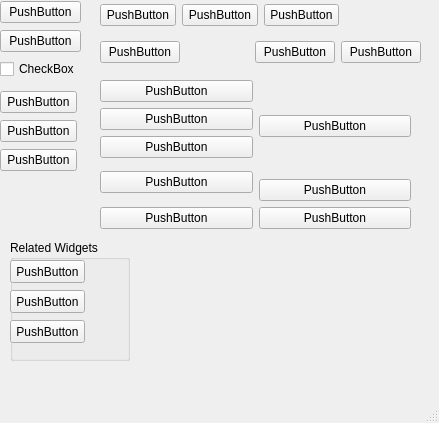
<?xml version="1.0" encoding="UTF-8"?>
<ui version="4.0">
 <class>MainWindow</class>
 <widget class="QMainWindow" name="MainWindow">
  <property name="geometry">
   <rect>
    <x>0</x>
    <y>0</y>
    <width>439</width>
    <height>423</height>
   </rect>
  </property>
  <property name="windowTitle">
   <string>PyQt5 Designer 2</string>
  </property>
  <widget class="QWidget" name="centralwidget">
   <widget class="QWidget" name="verticalLayoutWidget">
    <property name="geometry">
     <rect>
      <x>0</x>
      <y>0</y>
      <width>81</width>
      <height>81</height>
     </rect>
    </property>
    <layout class="QVBoxLayout" name="verticalLayout">
     <item>
      <widget class="QPushButton" name="pushButton">
       <property name="text">
        <string>PushButton</string>
       </property>
      </widget>
     </item>
     <item>
      <widget class="QPushButton" name="pushButton_2">
       <property name="text">
        <string>PushButton</string>
       </property>
      </widget>
     </item>
     <item>
      <widget class="QCheckBox" name="checkBox">
       <property name="text">
        <string>CheckBox</string>
       </property>
      </widget>
     </item>
    </layout>
   </widget>
   <widget class="QWidget" name="horizontalLayoutWidget">
    <property name="geometry">
     <rect>
      <x>100</x>
      <y>0</y>
      <width>239</width>
      <height>31</height>
     </rect>
    </property>
    <layout class="QHBoxLayout" name="horizontalLayout">
     <item>
      <widget class="QPushButton" name="pushButton_3">
       <property name="text">
        <string>PushButton</string>
       </property>
      </widget>
     </item>
     <item>
      <widget class="QPushButton" name="pushButton_5">
       <property name="text">
        <string>PushButton</string>
       </property>
      </widget>
     </item>
     <item>
      <widget class="QPushButton" name="pushButton_4">
       <property name="text">
        <string>PushButton</string>
       </property>
      </widget>
     </item>
    </layout>
   </widget>
   <widget class="QGroupBox" name="groupBox">
    <property name="geometry">
     <rect>
      <x>10</x>
      <y>240</y>
      <width>120</width>
      <height>121</height>
     </rect>
    </property>
    <property name="title">
     <string>Related Widgets</string>
    </property>
    <widget class="QPushButton" name="pushButton_20">
     <property name="geometry">
      <rect>
       <x>0</x>
       <y>20</y>
       <width>75</width>
       <height>23</height>
      </rect>
     </property>
     <property name="text">
      <string>PushButton</string>
     </property>
    </widget>
    <widget class="QPushButton" name="pushButton_21">
     <property name="geometry">
      <rect>
       <x>0</x>
       <y>50</y>
       <width>75</width>
       <height>23</height>
      </rect>
     </property>
     <property name="text">
      <string>PushButton</string>
     </property>
    </widget>
    <widget class="QPushButton" name="pushButton_22">
     <property name="geometry">
      <rect>
       <x>0</x>
       <y>80</y>
       <width>75</width>
       <height>23</height>
      </rect>
     </property>
     <property name="text">
      <string>PushButton</string>
     </property>
    </widget>
   </widget>
   <widget class="QWidget" name="layoutWidget">
    <property name="geometry">
     <rect>
      <x>0</x>
      <y>90</y>
      <width>77</width>
      <height>83</height>
     </rect>
    </property>
    <layout class="QVBoxLayout" name="verticalLayout_2">
     <item>
      <widget class="QPushButton" name="pushButton_6">
       <property name="text">
        <string>PushButton</string>
       </property>
      </widget>
     </item>
     <item>
      <widget class="QPushButton" name="pushButton_7">
       <property name="text">
        <string>PushButton</string>
       </property>
      </widget>
     </item>
     <item>
      <widget class="QPushButton" name="pushButton_8">
       <property name="text">
        <string>PushButton</string>
       </property>
      </widget>
     </item>
    </layout>
   </widget>
   <widget class="QWidget" name="layoutWidget">
    <property name="geometry">
     <rect>
      <x>100</x>
      <y>40</y>
      <width>321</width>
      <height>25</height>
     </rect>
    </property>
    <layout class="QHBoxLayout" name="horizontalLayout_2">
     <item>
      <widget class="QPushButton" name="pushButton_9">
       <property name="text">
        <string>PushButton</string>
       </property>
      </widget>
     </item>
     <item>
      <spacer name="horizontalSpacer">
       <property name="orientation">
        <enum>Qt::Horizontal</enum>
       </property>
       <property name="sizeHint" stdset="0">
        <size>
         <width>40</width>
         <height>20</height>
        </size>
       </property>
      </spacer>
     </item>
     <item>
      <widget class="QPushButton" name="pushButton_10">
       <property name="text">
        <string>PushButton</string>
       </property>
      </widget>
     </item>
     <item>
      <widget class="QPushButton" name="pushButton_11">
       <property name="text">
        <string>PushButton</string>
       </property>
      </widget>
     </item>
    </layout>
   </widget>
   <widget class="QWidget" name="layoutWidget">
    <property name="geometry">
     <rect>
      <x>100</x>
      <y>80</y>
      <width>311</width>
      <height>149</height>
     </rect>
    </property>
    <layout class="QGridLayout" name="gridLayout">
     <item row="5" column="0">
      <widget class="QPushButton" name="pushButton_14">
       <property name="text">
        <string>PushButton</string>
       </property>
      </widget>
     </item>
     <item row="5" column="1">
      <widget class="QPushButton" name="pushButton_17">
       <property name="text">
        <string>PushButton</string>
       </property>
      </widget>
     </item>
     <item row="3" column="0" rowspan="2">
      <widget class="QPushButton" name="pushButton_13">
       <property name="text">
        <string>PushButton</string>
       </property>
      </widget>
     </item>
     <item row="0" column="0">
      <widget class="QPushButton" name="pushButton_12">
       <property name="text">
        <string>PushButton</string>
       </property>
      </widget>
     </item>
     <item row="4" column="1">
      <widget class="QPushButton" name="pushButton_16">
       <property name="text">
        <string>PushButton</string>
       </property>
      </widget>
     </item>
     <item row="2" column="0">
      <widget class="QPushButton" name="pushButton_18">
       <property name="text">
        <string>PushButton</string>
       </property>
      </widget>
     </item>
     <item row="0" column="1" rowspan="4">
      <widget class="QPushButton" name="pushButton_15">
       <property name="text">
        <string>PushButton</string>
       </property>
      </widget>
     </item>
     <item row="1" column="0">
      <layout class="QGridLayout" name="gridLayout_2">
       <item row="1" column="0">
        <widget class="QPushButton" name="pushButton_19">
         <property name="text">
          <string>PushButton</string>
         </property>
        </widget>
       </item>
      </layout>
     </item>
    </layout>
   </widget>
  </widget>
  <widget class="QMenuBar" name="menubar">
   <property name="geometry">
    <rect>
     <x>0</x>
     <y>0</y>
     <width>439</width>
     <height>21</height>
    </rect>
   </property>
  </widget>
  <widget class="QStatusBar" name="statusbar"/>
 </widget>
 <tabstops>
  <tabstop>pushButton_3</tabstop>
  <tabstop>pushButton_5</tabstop>
  <tabstop>pushButton</tabstop>
  <tabstop>pushButton_4</tabstop>
  <tabstop>pushButton_2</tabstop>
  <tabstop>checkBox</tabstop>
  <tabstop>pushButton_6</tabstop>
  <tabstop>pushButton_7</tabstop>
  <tabstop>pushButton_8</tabstop>
  <tabstop>pushButton_9</tabstop>
  <tabstop>pushButton_10</tabstop>
  <tabstop>pushButton_11</tabstop>
  <tabstop>pushButton_13</tabstop>
  <tabstop>pushButton_14</tabstop>
  <tabstop>pushButton_15</tabstop>
  <tabstop>pushButton_16</tabstop>
  <tabstop>pushButton_17</tabstop>
  <tabstop>pushButton_18</tabstop>
  <tabstop>pushButton_19</tabstop>
  <tabstop>pushButton_12</tabstop>
  <tabstop>pushButton_20</tabstop>
  <tabstop>pushButton_21</tabstop>
  <tabstop>pushButton_22</tabstop>
 </tabstops>
 <resources/>
 <connections/>
</ui>
